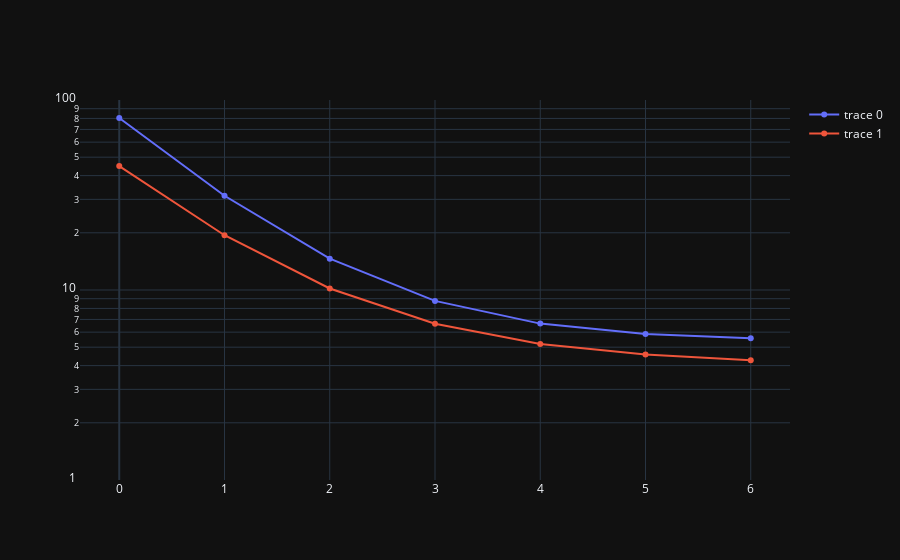

This figure's notebook cell:
### Code cell
x = list(range(len(model.train_errors)))
fig = go.Figure()
fig.add_traces(go.Scatter(x=x, y=model.train_errors))
fig.add_traces(go.Scatter(x=x, y=model.val_errors))
fig.update_yaxes(type="log", range=[0, 2])

### Figure 1 — Plotly figure (JSON) as saved in the notebook; plotly's stock layout.template omitted (floating-point values rounded to 4 significant figures)
{"data": [{"x": [0, 1, 2, 3, 4, 5, 6], "y": [80.41, 31.33, 14.61, 8.762, 6.655, 5.87, 5.569], "type": "scatter"}, {"x": [0, 1, 2, 3, 4, 5, 6], "y": [44.88, 19.42, 10.18, 6.646, 5.203, 4.572, 4.274], "type": "scatter"}], "layout": {"yaxis": {"type": "log", "range": [0, 2]}}}
